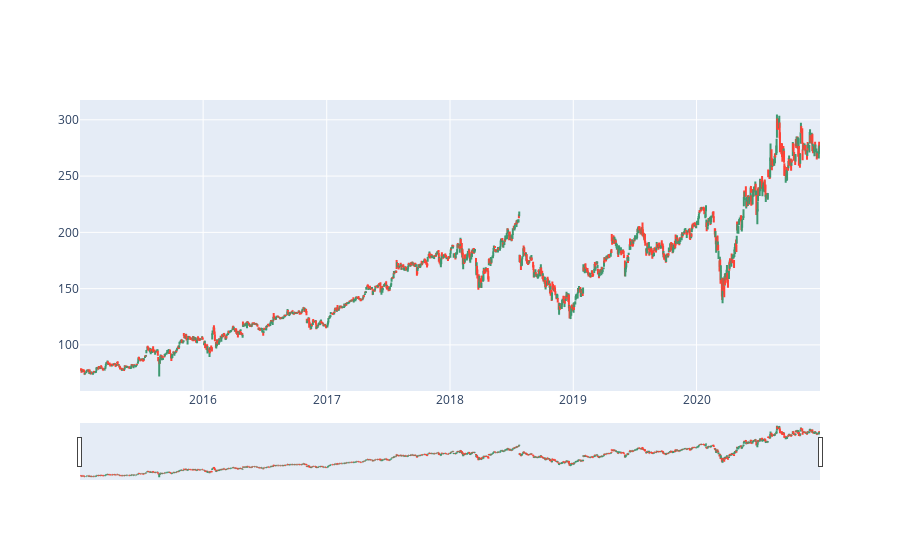

The cell this chart's notebook holds for it:
### Code cell
fig = go.Figure(
    data=[go.Ohlc(
        x=fb.index,
        open=fb['Open'],
        high=fb['High'],
        low=fb['Low'],
        close=fb['Close']
    )]
)
fig.show()

### Figure 1 — Plotly figure (JSON) as saved in the notebook; plotly's stock layout.template omitted (floating-point values rounded to 4 significant figures; data arrays with more than 128 entries replaced by an {"elided": "..."} marker saying what was removed)
{"data": [{"close": {"elided": "1512 float values"}, "high": {"elided": "1512 float values"}, "low": {"elided": "1512 float values"}, "open": {"elided": "1512 float values"}, "type": "ohlc", "x": {"elided": "1512 str values"}}], "layout": {}}
